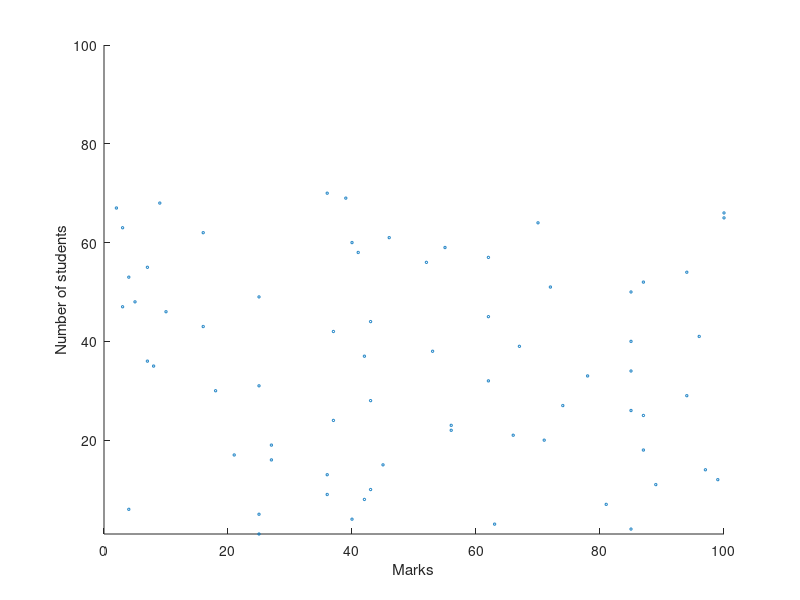

This figure's MATLAB source: (Note: this script raises an error after producing the figure.)
% To plot histogram and scatter plot of marks of 70students in a class.
X=round(100*rand(1,70));
y=1:70; % indicates 1st to 70th student

figure(1);
s=scatter(X,y,3);
xlabel('Marks');
ylabel('Number of students');
ylim([1 100]);

figure(2);
h=histogram(X,10);
xlabel('Marks');
ylabel('Number of students');